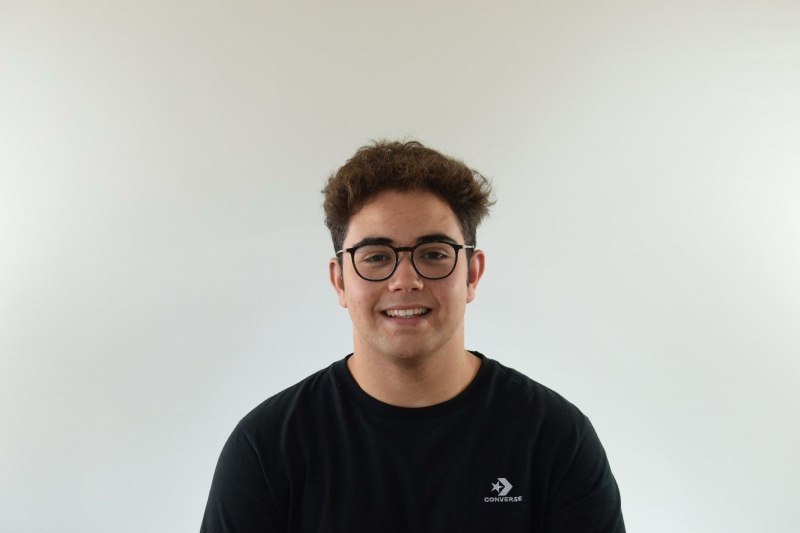
#> input picture images/mi-foto.jpg, 1600 x 1066 px, found by its file name (shown at 1/2 size)
$ python make_social_preview.py
#> lines starting #> are read from the running program, lines starting #| are printed output that depends on the picture
from PIL import Image
import sys

IN = 'images/mi-foto.jpg'
OUT = 'images/social-preview.jpg'
TARGET_W, TARGET_H = 1200, 630

try:
    img = Image.open(IN).convert('RGB')
#> img is the input picture: PIL image 1600x1066 RGB; mean R, G, B 182.7, 182.6, 177.6
except FileNotFoundError:
    print(f"Error: archivo fuente no encontrado: {IN}")
    sys.exit(1)

src_w, src_h = img.size
#> src_w = 1600; src_h = 1066

# Scale to cover target (similar to CSS background-size: cover)
scale = max(TARGET_W / src_w, TARGET_H / src_h)
#> scale = 0.75
new_w = int(src_w * scale)
#> new_w = 1200
new_h = int(src_h * scale)
#> new_h = 799
img = img.resize((new_w, new_h), Image.LANCZOS)
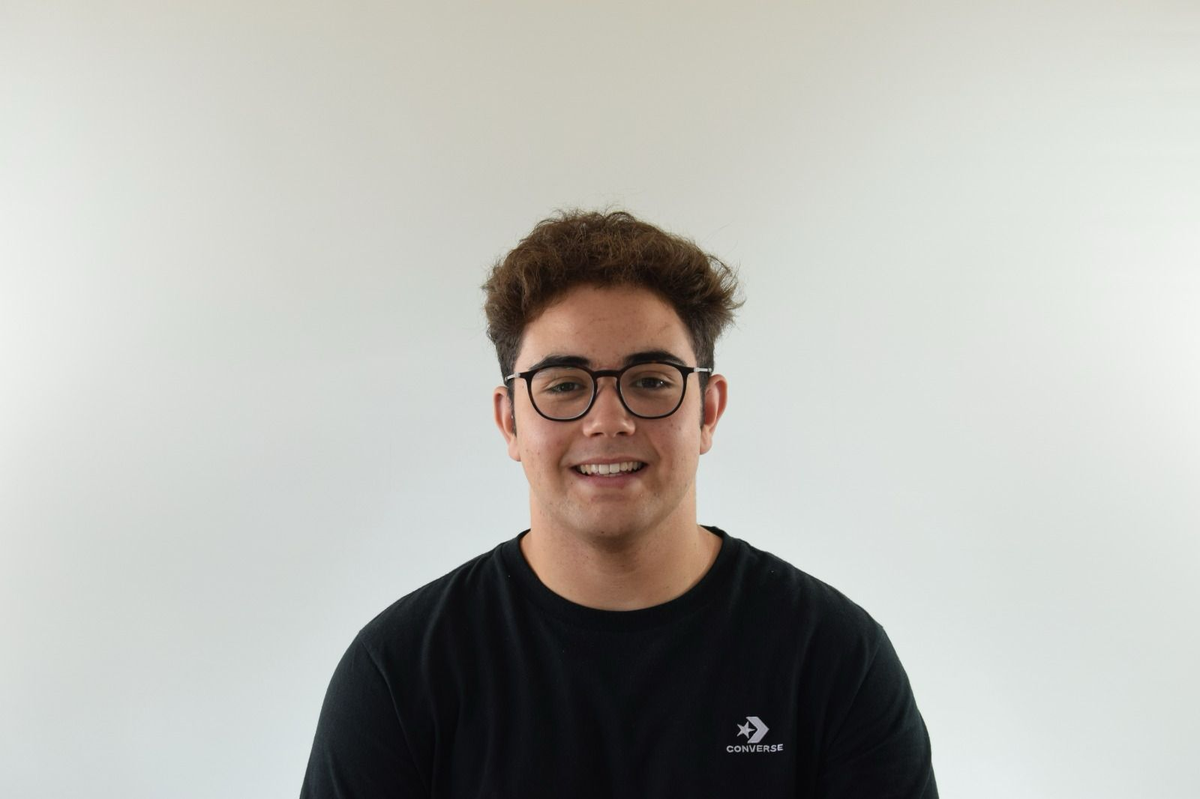
#> img: PIL image 1200x799 RGB; mean R, G, B 182.7, 182.6, 177.6

# Center crop
left = (new_w - TARGET_W) // 2
#> left = 0
top = (new_h - TARGET_H) // 2
#> top = 84
right = left + TARGET_W
#> right = 1200
bottom = top + TARGET_H
#> bottom = 714
img = img.crop((left, top, right, bottom))
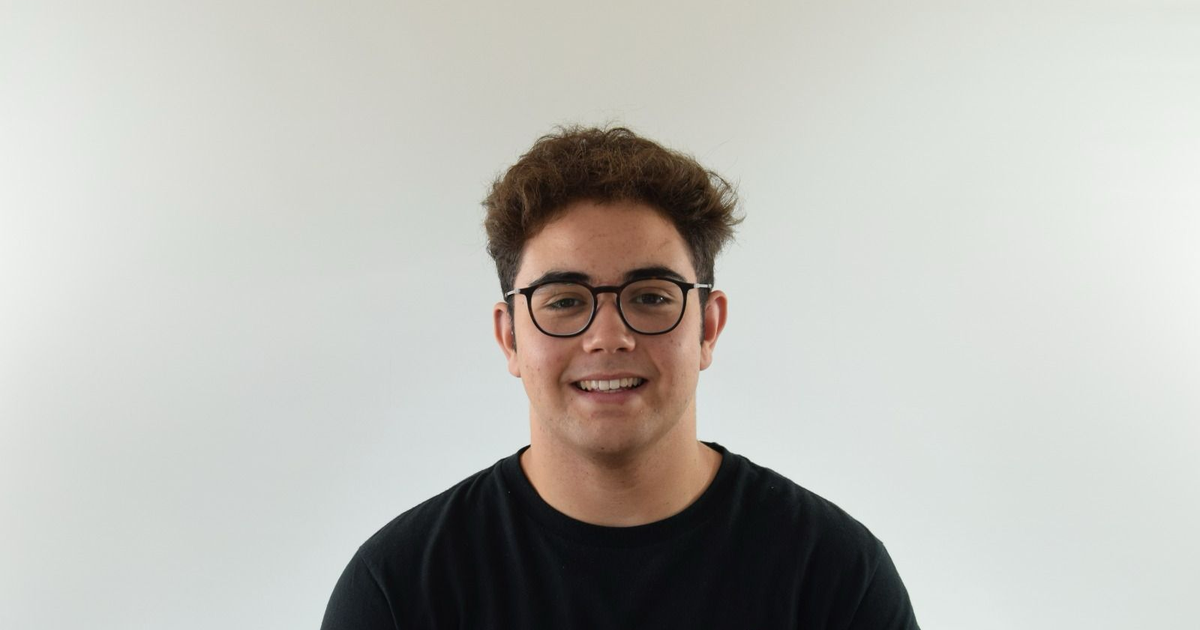
#> img: PIL image 1200x630 RGB; mean R, G, B 188.6, 188, 182.8

# Save
img.save(OUT, format='JPEG', quality=85)
print(f"Guardado: {OUT} ({TARGET_W}x{TARGET_H})")
